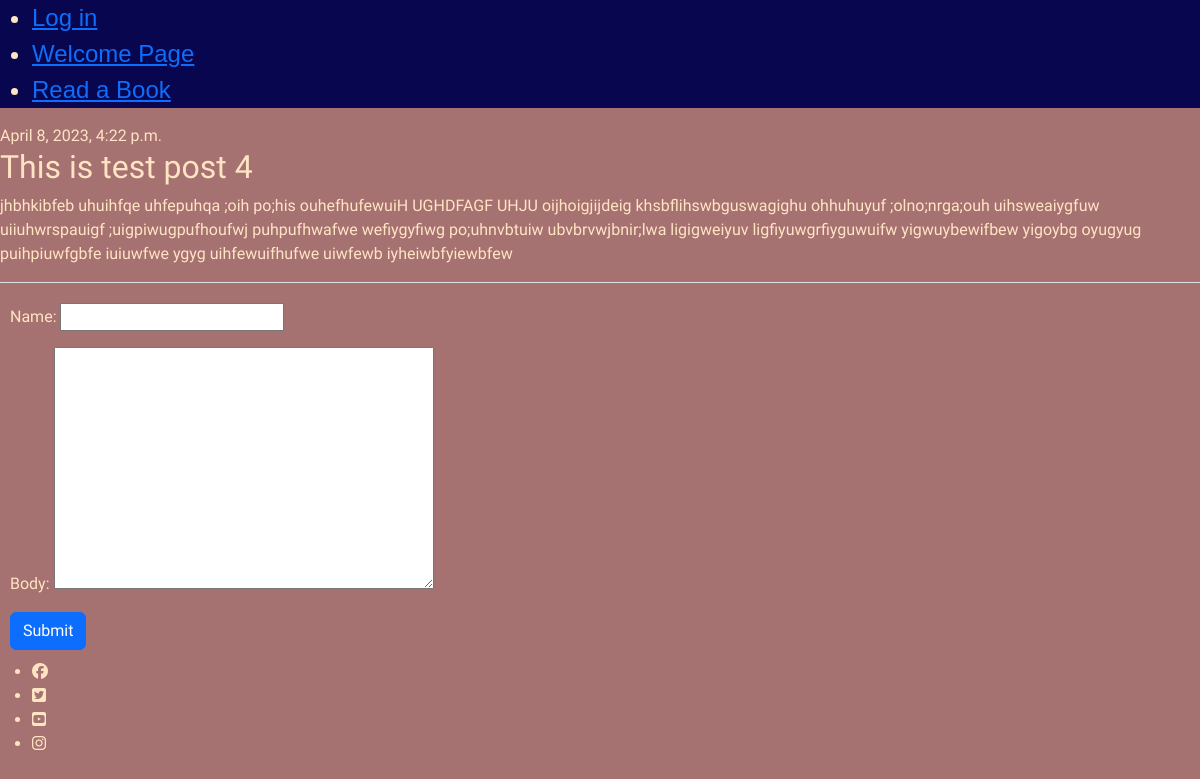
The page /detail/4/ on the database as committed earlier.
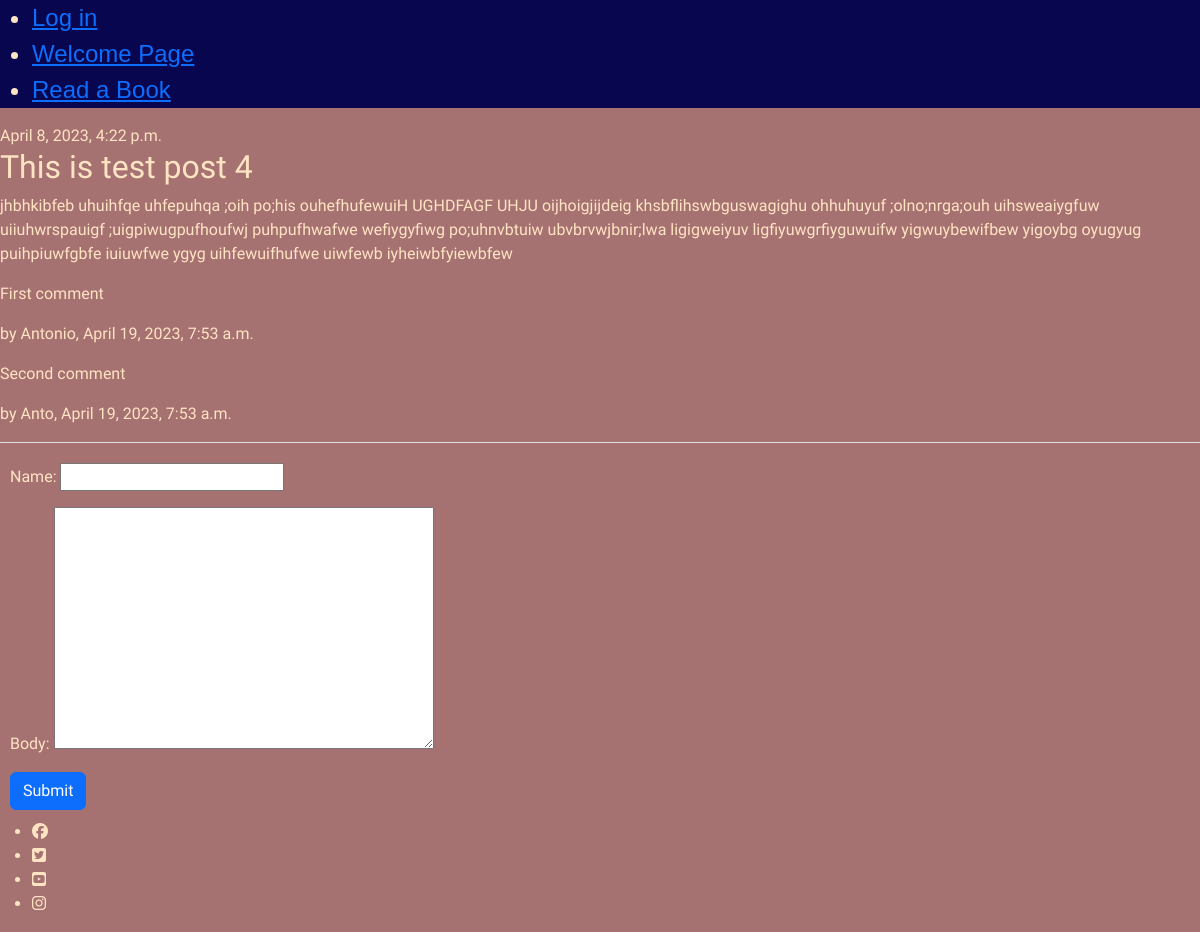
The same page on the database as committed later.
### blog/models.py (models this page shows, shortened)
class Post(models.Model):
    author = models.ForeignKey(User, on_delete=models.DO_NOTHING)
    title = models.CharField(max_length=200)
    text = models.TextField()
    created_on = models.DateTimeField(default=timezone.now)
    created_date = models.DateTimeField(default=timezone.now)
    published_date = models.DateTimeField(blank=True, null=True)
    cover = CloudinaryField('image', null=True)
    likes = models.ManyToManyField(User, related_name='blog_likes', blank=True)
    updated = models.DateTimeField(auto_now_add=True)
    class Meta:
        ordering = ['-created_on']

class Comment(models.Model):
    name = models.CharField(max_length=100)
    body = models.TextField()
    post = models.ForeignKey(Post, on_delete=models.CASCADE, related_name='comments')
    created = models.DateTimeField(auto_now_add=True)
    approved = models.BooleanField(default=False)
    class Meta:
        ordering = ['created']

### blog/views.py (the view)
# urls.py: path('detail/<int:post_id>/', views.detail, name='detail'),
def detail(request, post_id):
    post = Post.objects.get(pk=post_id)
    comments = Comment.objects.filter(post=post_id)
    form = CommentForm()
    return render(request, 'blog/detail.html', {'post': post, 'comments': comments, 'form': form})

### blog/forms.py
class CommentForm(forms.ModelForm):
    class Meta:
        model = Comment
        fields = ('name', 'body')

### blog/templates/blog/detail.html (shortened to what this page needs)
{% extends "blog/base.html" %}
{% block content %}
        <div class="post border-bottom mb-6">
            <div class="date">
                {{ post.published_date }}
            </div>
            <h2>{{ post.title }}</h2>
            <p>{{ post.text }}</p>
            {% for comment in comments %}
                <div class="comment">
                    <p>{{ comment.body }}</p>
                    <p>by {{ comment.name }}, {{ comment.created }}</p>
                </div>
            {% endfor %}
        </div>
        <div class="mb-6">
            <div style="margin: 10px">
                <form method="post" action="{% url 'add_comment' pk=post.pk %}">
                    {{form.as_p}}
                    <button type="submit" class="btn btn-primary">Submit</button>
                </form>
            </div>
        </div>
{% endblock %}

### blog/templates/blog/base.html (shortened to what this page needs)
{% load static %}
<!DOCTYPE html>
<html lang="en">
    <head>
       <link href="https://cdn.jsdelivr.net/npm/bootstrap@5.3.0-alpha2/dist/css/bootstrap.min.css" rel="stylesheet"
>
       <link rel="stylesheet" href="{% static 'css/style.css' %}">
    </head>
    <body>
<nav>
    <ul id="menu">
        <li>
            {% if user.is_authenticated %}
            <a href="/accounts/logout/">Log out</a>
            {% else %}
            <a href="/accounts/login/" class="active">Log in</a>
            {% endif %}
        </li>
        <li>
            <a href='/'>Welcome Page</a>
        </li>
        <li>
             <a href="/blog/">Read a Book</a>
        </li>
    </ul>
</nav>
{% block content %}
{% endblock %}
</body>
<footer>
    <ul class="social-networks">
        <li>
            <a href="https://facebook.com" target="_blank" rel="noopener"
            aria-label="Visit our Facebook page (opens in a new tab)"><i class="fa-brands fa-facebook"></i></a>
        </li>
        <li>
            <a href="https://twitter.com" target="_blank" rel="noopener"
            aria-label="Visit our Twitter page (opens in a new tab)"><i class="fa-brands fa-square-twitter"></i></a>
        </li>
        <li>
            <a href="https://youtube.com" target="_blank" rel="noopener"
            aria-label="Visit our Youtube page (opens in a new tab)"><i class="fa-brands fa-square-youtube"></i></a>
        </li>
        <li>
            <a href="https://instagram.com" target="_blank" rel="noopener"
            aria-label="Visit our Instagram page (opens in a new tab)"><i class="fa-brands fa-instagram"></i></a>
        </li>
    </ul>
</footer>
</html>

### static/css/style.css (style rules this page uses)
* { margin: 0; padding: 0; box-sizing: border-box; color: bisque; }
#menu { background-color: rgb(7, 6, 78); font-family: 'Franklin Gothic Medium', 'Arial Narrow', Arial, sans-serif; font-size: x-large; }
body { background-color: rgba(99, 7, 7, 0.57); font-family: 'Gentium Book Plus', serif; }
footer { position: relative; left: 0; bottom: 0; width: 100%; color: blueviolet; }
.post { margin-bottom: 20px; }

Rows that differ between the two databases and show on the page:
added Comment: body "First comment", name "Antonio", created "April 19, 2023, 7:53 a.m."
added Comment: body "Second comment", name "Anto", created "April 19, 2023, 7:53 a.m."
